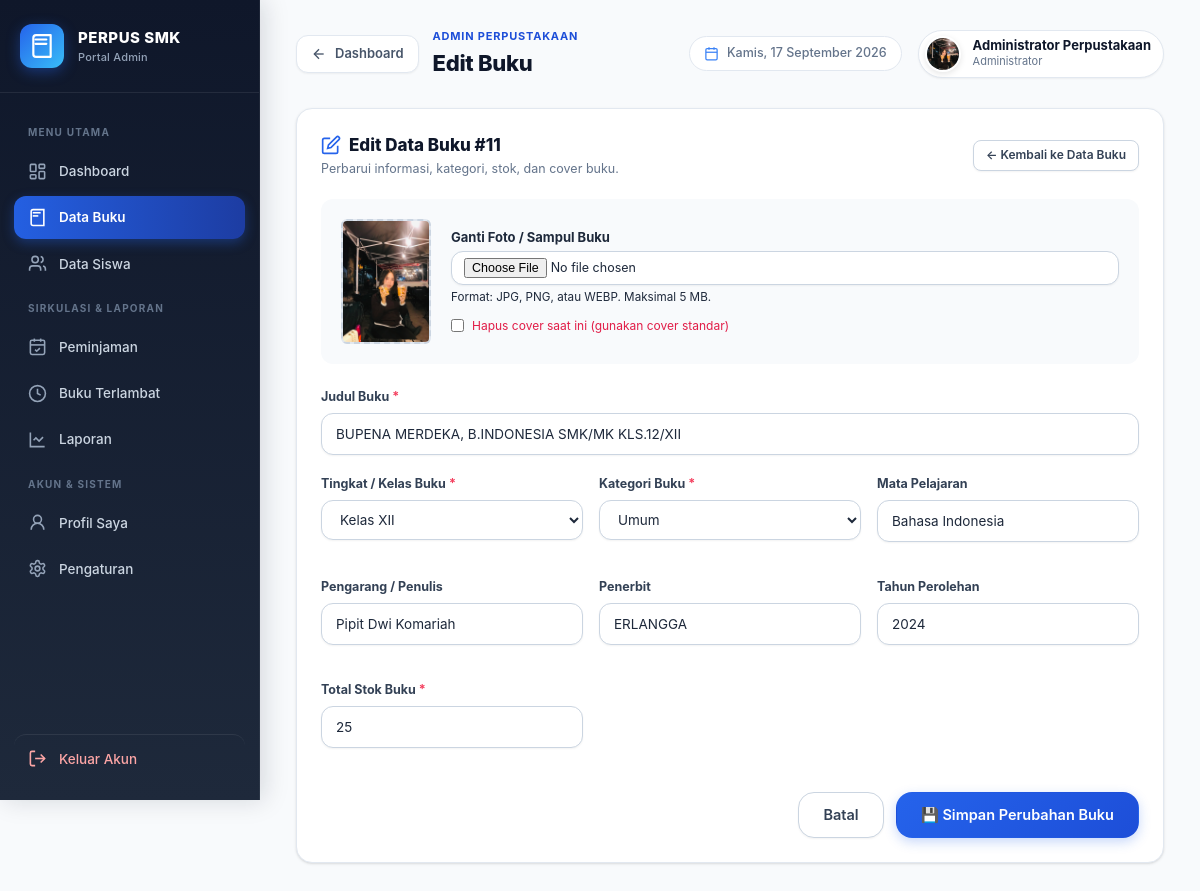
The page /admin/edit_buku.php?id=11 (signed in) on the database its author committed.
### tables this page shows
CREATE TABLE `buku` (
  `id` int UNSIGNED NOT NULL,
  `nama_buku` varchar(200) NOT NULL,
  `kategori` varchar(50) NOT NULL DEFAULT 'Umum',
  `kelas` varchar(10) NOT NULL DEFAULT 'X',
  `mata_pelajaran` varchar(100) DEFAULT NULL,
  `jenis_buku` varchar(30) DEFAULT NULL,
  `rak` varchar(50) DEFAULT NULL,
  `nomor_rak` varchar(20) DEFAULT NULL,
  `penerbit` varchar(150) DEFAULT NULL,
  `pengarang` varchar(150) DEFAULT NULL,
  `tahun_perolehan` year DEFAULT NULL,
  `foto` varchar(255) DEFAULT NULL,
  `stok_total` int UNSIGNED NOT NULL DEFAULT '50',
  `stok_tersedia` int UNSIGNED NOT NULL DEFAULT '50',
  `created_at` timestamp NULL DEFAULT CURRENT_TIMESTAMP,
  `updated_at` timestamp NULL DEFAULT CURRENT_TIMESTAMP ON UPDATE CURRENT_TIMESTAMP
);

### includes/auth.php (called while the page is built, shortened)
<?php
function e($value): string {
    return htmlspecialchars((string)$value, ENT_QUOTES, 'UTF-8');
}

### admin/edit_buku.php (the view, shortened to what this page needs)
<?php
require '../config/database.php';
require '../includes/auth.php';
$id = (int) ($_GET['id'] ?? 0);
$stmt = $pdo->prepare("SELECT * FROM buku WHERE id = ? LIMIT 1");
$stmt->execute([$id]);
$buku = $stmt->fetch(PDO::FETCH_ASSOC);
$sedangDipinjam = (int)$buku['stok_total'] - (int)$buku['stok_tersedia'];
include '../includes/header.php';
include '../includes/sidebar.php';
?>
<main class="main-content">
    <?php include '../includes/topbar.php'; ?>
    <div class="card" style="max-width: 900px; margin: 0 auto;">
        <div class="card-header">
            <div>
                <h3 class="card-title">
                    <svg width="20" height="20" viewBox="0 0 24 24" fill="none" stroke="var(--primary-600)" stroke-width="2">
                        <path d="M11 4H4a2 2 0 0 0-2 2v14a2 2 0 0 0 2 2h14a2 2 0 0 0 2-2v-7"></path>
                        <path d="M18.5 2.5a2.121 2.121 0 0 1 3 3L12 15l-4 1 1-4 9.5-9.5z"></path>
                    </svg>
                    Edit Data Buku #<?= $buku['id'] ?>
                </h3>
                <p class="card-subtitle">Perbarui informasi, kategori, stok, dan cover buku.</p>
            </div>
            <a href="buku.php" class="btn btn-secondary btn-sm">
                &larr; Kembali ke Data Buku
            </a>
        </div>
        <form action="../proses/edit_buku.php" method="POST" enctype="multipart/form-data">
            <div style="display: flex; gap: 20px; align-items: center; padding: 20px; background: var(--slate-50); border-radius: var(--radius-md); margin-bottom: 24px; flex-wrap: wrap;">
                <div style="width: 90px; height: 125px; border-radius: 6px; background: var(--slate-200); border: 2px dashed var(--slate-300); display: flex; align-items: center; justify-content: center; overflow: hidden; flex-shrink: 0;" id="previewContainer">
                    <?php if ($fotoPath !== ''): ?>
                        <img id="coverPreview" src="<?= e($fotoPath) ?>" alt="Cover" style="width: 100%; height: 100%; object-fit: cover;">
                    <?php else: ?>
                        <img id="coverPreview" src="" alt="Cover" style="width: 100%; height: 100%; object-fit: cover; display: none;">
                        <span id="previewPlaceholder" style="font-size: 11px; color: var(--slate-400); text-align: center; padding: 6px;">Tanpa Cover</span>
                    <?php endif; ?>
                </div>
                <div style="flex: 1; min-width: 220px;">
                    <label style="font-weight: 700; font-size: 13px; color: var(--slate-800); display: block; margin-bottom: 4px;">
                        Ganti Foto / Sampul Buku
                    </label>
                    <input type="file" name="foto" id="inputFoto" accept="image/jpeg,image/png,image/webp" class="form-control" style="padding: 6px 12px; font-size: 12.5px;" onchange="previewImage(this)">
                    <small class="helper">Format: JPG, PNG, atau WEBP. Maksimal 5 MB.</small>
                    <?php if ($fotoPath !== ''): ?>
                        <label style="display: flex; align-items: center; gap: 8px; margin-top: 10px; font-size: 12px; color: var(--rose-600); cursor: pointer;">
                            <input type="checkbox" name="hapus_foto" value="1" style="accent-color: var(--rose-600);">
                            <span>Hapus cover saat ini (gunakan cover standar)</span>
                        </label>
                    <?php endif; ?>
                </div>
            </div>
            <div class="form-group">
                <label for="nama_buku">Judul Buku <span class="required">*</span></label>
                <input type="text" id="nama_buku" name="nama_buku" value="<?= e($buku['nama_buku']) ?>" class="form-control" required>
            </div>
            <div class="form-grid">
                <div class="form-group">
                    <label for="kelas">Tingkat / Kelas Buku <span class="required">*</span></label>
                    <select id="kelas" name="kelas" class="form-control" required>
                        <option value="XII" <?= $buku['kelas'] === 'XII' ? 'selected' : '' ?>>Kelas XII</option>
                    </select>
                </div>
                <div class="form-group">
                    <label for="kategori">Kategori Buku <span class="required">*</span></label>
                    <select id="kategori" name="kategori" class="form-control" required>
                        <?php foreach (['Umum', 'Produktif', 'Normatif', 'Adaptif', 'Lainnya'] as $kat): ?>
                            <option value="<?= $kat ?>" <?= ($buku['kategori'] ?? '') === $kat ? 'selected' : '' ?>><?= $kat ?></option>
                        <?php endforeach; ?>
                    </select>
                </div>
                <div class="form-group">
                    <label for="mata_pelajaran">Mata Pelajaran</label>
                    <input type="text" id="mata_pelajaran" name="mata_pelajaran" value="<?= e($buku['mata_pelajaran'] ?? '') ?>" class="form-control">
                </div>
                <div class="form-group">
                    <label for="pengarang">Pengarang / Penulis</label>
                    <input type="text" id="pengarang" name="pengarang" value="<?= e($buku['pengarang'] ?? '') ?>" class="form-control">
                </div>
                <div class="form-group">
                    <label for="penerbit">Penerbit</label>
                    <input type="text" id="penerbit" name="penerbit" value="<?= e($buku['penerbit'] ?? '') ?>" class="form-control">
                </div>
                <div class="form-group">
                    <label for="tahun_perolehan">Tahun Perolehan</label>
                    <input type="number" id="tahun_perolehan" name="tahun_perolehan" value="<?= e($buku['tahun_perolehan'] ?? '') ?>" class="form-control" min="1900" max="2100">
                </div>
                <div class="form-group">
                    <label for="stok_total">Total Stok Buku <span class="required">*</span></label>
                    <input type="number" id="stok_total" name="stok_total" value="<?= (int)$buku['stok_total'] ?>" class="form-control" required min="<?= max(1, $sedangDipinjam) ?>">
                </div>
            </div>
            <div style="margin-top: 24px; display: flex; justify-content: flex-end; gap: 12px;">
                <a href="buku.php" class="btn btn-secondary btn-lg">
                    Batal
                </a>
                <button type="submit" class="btn btn-primary btn-lg">
                    💾 Simpan Perubahan Buku
                </button>
            </div>
        </form>
    </div>
</main>
<?php include '../includes/footer.php'; ?>

### assets/css/app.css (style rules this page uses)
:root { --font-family: 'Inter', -apple-system, BlinkMacSystemFont, 'Segoe UI', Roboto, Helvetica, Arial, sans-serif; --primary-50: #eff6ff; --primary-100: #dbeafe; --primary-200: #bfdbfe; --primary-500: #3b82f6; --primary-600: #2563eb; --primary-700: #1d4ed8; --primary-800: #1e40af; --primary-900: #1e3a8a; --emerald-50: #ecfdf5; --emerald-100: #d1fae5; --emerald-500: #10b981; --emerald-600: #059669; --emerald-700: #047857; --amber-50: #fffbeb; --amber-100: #fef3c7; --amber-500: #f59e0b; --amber-600: #d97706; --amber-700: #b45309; --rose-50: #fff1f2; --rose-100: #ffe4e6; --rose-500: #f43f5e; --rose-600: #e11d48; --rose-700: #be123c; --indigo-50: #eef2ff; --indigo-100: #e0e7ff; --indigo-600: #4f46e5; --indigo-700: #4338ca; --slate-50: #f8fafc; --slate-100: #f1f5f9; --slate-200: #e2e8f0; --slate-300: #cbd5e1; --slate-400: #94a3b8; --slate-500: #64748b; --slate-600: #475569; --slate-700: #334155; --slate-800: #1e293b; --slate-900: #0f172a; --bg-body: #f8fafc; --bg-surface: #ffffff; --border-color: #e2e8f0; --border-focus: #3b82f6; --shadow-xs: 0 1px 2px 0 rgba(0, 0, 0, 0.05); --shadow-sm: 0 1px 3px 0 rgba(0, 0, 0, 0.1), 0 1px 2px -1px rgba(0, 0, 0, 0.1); --shadow-md: 0 4px 6px -1px rgba(0, 0, 0, 0.08), 0 2px 4px -2px rgba(0, 0, 0, 0.06); --shadow-lg: 0 10px 15px -3px rgba(0, 0, 0, 0.08), 0 4px 6px -4px rgba(0, 0, 0, 0.04); --shadow-xl: 0 20px 25px -5px rgba(0, 0, 0, 0.08), 0 8px 10px -6px rgba(0, 0, 0, 0.04); --shadow-glow: 0 0 20px rgba(37, 99, 235, 0.2); --radius-sm: 8px; --radius-md: 12px; --radius-lg: 16px; --radius-xl: 20px; --radius-full: 9999px; --transition-fast: 150ms cubic-bezier(0.4, 0, 0.2, 1); --transition-normal: 250ms cubic-bezier(0.4, 0, 0.2, 1); --transition-bounce: 350ms cubic-bezier(0.34, 1.56, 0.64, 1); }
*, *::before, *::after { box-sizing: border-box; margin: 0; padding: 0; }
html, body { min-height: 100%; font-family: var(--font-family); font-size: 14px; line-height: 1.5; color: var(--slate-800); background-color: var(--bg-body); -webkit-font-smoothing: antialiased; }
a { color: inherit; text-decoration: none; }
button, input, select, textarea { font-family: inherit; font-size: inherit; line-height: inherit; }
main, .main-content { flex: 1; min-width: 0; min-height: 100vh; margin-left: 260px; padding: 28px 36px 60px; background-color: var(--bg-body); transition: margin-left var(--transition-normal); }
.card { background: var(--bg-surface); border-radius: var(--radius-lg); border: 1px solid var(--border-color); box-shadow: var(--shadow-sm); padding: 24px; margin-bottom: 24px; }
.card-header { display: flex; align-items: center; justify-content: space-between; gap: 16px; margin-bottom: 20px; flex-wrap: wrap; }
.card-title { font-size: 17px; font-weight: 800; color: var(--slate-900); display: flex; align-items: center; gap: 8px; }
.card-subtitle { font-size: 12.5px; color: var(--slate-500); margin-top: 2px; }
.btn { display: inline-flex; align-items: center; justify-content: center; gap: 8px; padding: 9px 18px; border-radius: var(--radius-md); font-size: 13px; font-weight: 600; cursor: pointer; border: 1px solid transparent; transition: all var(--transition-fast); text-decoration: none; line-height: 1.4; white-space: nowrap; }
.btn-primary { background: linear-gradient(135deg, var(--primary-600), var(--primary-700)); color: #ffffff; box-shadow: 0 4px 12px rgba(37, 99, 235, 0.25); }
.btn-secondary { background: var(--bg-surface); color: var(--slate-700); border-color: var(--slate-300); box-shadow: var(--shadow-xs); }
.btn-sm { padding: 6px 12px; font-size: 12px; border-radius: var(--radius-sm); }
.btn-lg { padding: 12px 24px; font-size: 14.5px; border-radius: var(--radius-lg); }
.form-group { margin-bottom: 20px; }
.form-group label { display: block; font-size: 12.5px; font-weight: 700; color: var(--slate-700); margin-bottom: 6px; }
.form-group label .required { color: var(--rose-500); }
.form-control, .input, .select, select, textarea { width: 100%; padding: 10px 14px; background: var(--bg-surface); border: 1px solid var(--slate-300); border-radius: var(--radius-md); font-size: 13.5px; color: var(--slate-800); outline: none; transition: all var(--transition-fast); box-shadow: var(--shadow-xs); }
.form-grid { display: grid; grid-template-columns: repeat(auto-fit, minmax(240px, 1fr)); gap: 16px; }

### rows shown on the page
buku: id "11", nama_buku "BUPENA MERDEKA, B.INDONESIA SMK/MK KLS.12/XII", kelas "Kelas XII", kategori "Umum", mata_pelajaran "Bahasa Indonesia", pengarang "Pipit Dwi Komariah", penerbit "ERLANGGA", tahun_perolehan "2024", stok_total "25"

### other values the page prints
$page_title "Edit Buku"
$_SESSION['user']['nama'] "Administrator Perpustakaan"
